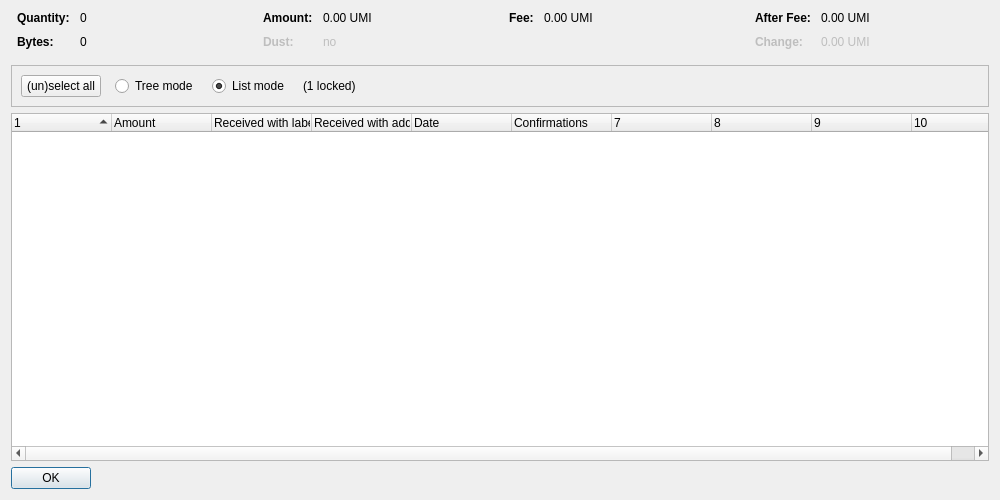
<?xml version="1.0" encoding="UTF-8"?>
<ui version="4.0">
 <class>CoinControlDialog</class>
 <widget class="QDialog" name="CoinControlDialog">
  <property name="geometry">
   <rect>
    <x>0</x>
    <y>0</y>
    <width>1000</width>
    <height>500</height>
   </rect>
  </property>
  <property name="windowTitle">
   <string>Coin Selection</string>
  </property>
  <layout class="QVBoxLayout" name="verticalLayout">
   <item>
    <layout class="QHBoxLayout" name="horizontalLayoutTop" stretch="0,0,0,0">
     <property name="topMargin">
      <number>0</number>
     </property>
     <property name="bottomMargin">
      <number>10</number>
     </property>
     <item>
      <layout class="QFormLayout" name="formLayoutCoinControl1">
       <property name="horizontalSpacing">
        <number>10</number>
       </property>
       <property name="verticalSpacing">
        <number>10</number>
       </property>
       <property name="leftMargin">
        <number>6</number>
       </property>
       <property name="rightMargin">
        <number>6</number>
       </property>
       <item row="0" column="0">
        <widget class="QLabel" name="labelCoinControlQuantityText">
         <property name="font">
          <font>
           <weight>75</weight>
           <bold>true</bold>
          </font>
         </property>
         <property name="text">
          <string>Quantity:</string>
         </property>
        </widget>
       </item>
       <item row="0" column="1">
        <widget class="QLabel" name="labelCoinControlQuantity">
         <property name="cursor">
          <cursorShape>IBeamCursor</cursorShape>
         </property>
         <property name="contextMenuPolicy">
          <enum>Qt::ActionsContextMenu</enum>
         </property>
         <property name="text">
          <string notr="true">0</string>
         </property>
         <property name="textInteractionFlags">
          <set>Qt::LinksAccessibleByMouse|Qt::TextSelectableByKeyboard|Qt::TextSelectableByMouse</set>
         </property>
        </widget>
       </item>
       <item row="1" column="0">
        <widget class="QLabel" name="labelCoinControlBytesText">
         <property name="font">
          <font>
           <weight>75</weight>
           <bold>true</bold>
          </font>
         </property>
         <property name="text">
          <string>Bytes:</string>
         </property>
        </widget>
       </item>
       <item row="1" column="1">
        <widget class="QLabel" name="labelCoinControlBytes">
         <property name="cursor">
          <cursorShape>IBeamCursor</cursorShape>
         </property>
         <property name="contextMenuPolicy">
          <enum>Qt::ActionsContextMenu</enum>
         </property>
         <property name="text">
          <string notr="true">0</string>
         </property>
         <property name="textInteractionFlags">
          <set>Qt::LinksAccessibleByMouse|Qt::TextSelectableByKeyboard|Qt::TextSelectableByMouse</set>
         </property>
        </widget>
       </item>
      </layout>
     </item>
     <item>
      <layout class="QFormLayout" name="formLayoutCoinControl2">
       <property name="horizontalSpacing">
        <number>10</number>
       </property>
       <property name="verticalSpacing">
        <number>10</number>
       </property>
       <property name="leftMargin">
        <number>6</number>
       </property>
       <property name="rightMargin">
        <number>6</number>
       </property>
       <item row="0" column="0">
        <widget class="QLabel" name="labelCoinControlAmountText">
         <property name="font">
          <font>
           <weight>75</weight>
           <bold>true</bold>
          </font>
         </property>
         <property name="text">
          <string>Amount:</string>
         </property>
        </widget>
       </item>
       <item row="0" column="1">
        <widget class="QLabel" name="labelCoinControlAmount">
         <property name="cursor">
          <cursorShape>IBeamCursor</cursorShape>
         </property>
         <property name="contextMenuPolicy">
          <enum>Qt::ActionsContextMenu</enum>
         </property>
         <property name="text">
          <string notr="true">0.00 UMI</string>
         </property>
         <property name="textInteractionFlags">
          <set>Qt::LinksAccessibleByMouse|Qt::TextSelectableByKeyboard|Qt::TextSelectableByMouse</set>
         </property>
        </widget>
       </item>
       <item row="1" column="0">
        <widget class="QLabel" name="labelCoinControlLowOutputText">
         <property name="enabled">
          <bool>false</bool>
         </property>
         <property name="font">
          <font>
           <weight>75</weight>
           <bold>true</bold>
          </font>
         </property>
         <property name="text">
          <string>Dust:</string>
         </property>
        </widget>
       </item>
       <item row="1" column="1">
        <widget class="QLabel" name="labelCoinControlLowOutput">
         <property name="enabled">
          <bool>false</bool>
         </property>
         <property name="cursor">
          <cursorShape>IBeamCursor</cursorShape>
         </property>
         <property name="contextMenuPolicy">
          <enum>Qt::ActionsContextMenu</enum>
         </property>
         <property name="text">
          <string notr="true">no</string>
         </property>
         <property name="textInteractionFlags">
          <set>Qt::LinksAccessibleByMouse|Qt::TextSelectableByKeyboard|Qt::TextSelectableByMouse</set>
         </property>
        </widget>
       </item>
      </layout>
     </item>
     <item>
      <layout class="QFormLayout" name="formLayoutCoinControl3">
       <property name="horizontalSpacing">
        <number>10</number>
       </property>
       <property name="verticalSpacing">
        <number>10</number>
       </property>
       <property name="leftMargin">
        <number>6</number>
       </property>
       <property name="rightMargin">
        <number>6</number>
       </property>
       <item row="0" column="0">
        <widget class="QLabel" name="labelCoinControlFeeText">
         <property name="font">
          <font>
           <weight>75</weight>
           <bold>true</bold>
          </font>
         </property>
         <property name="text">
          <string>Fee:</string>
         </property>
        </widget>
       </item>
       <item row="0" column="1">
        <widget class="QLabel" name="labelCoinControlFee">
         <property name="cursor">
          <cursorShape>IBeamCursor</cursorShape>
         </property>
         <property name="contextMenuPolicy">
          <enum>Qt::ActionsContextMenu</enum>
         </property>
         <property name="text">
          <string notr="true">0.00 UMI</string>
         </property>
         <property name="textInteractionFlags">
          <set>Qt::LinksAccessibleByMouse|Qt::TextSelectableByKeyboard|Qt::TextSelectableByMouse</set>
         </property>
        </widget>
       </item>
      </layout>
     </item>
     <item>
      <layout class="QFormLayout" name="formLayoutCoinControl4">
       <property name="horizontalSpacing">
        <number>10</number>
       </property>
       <property name="verticalSpacing">
        <number>10</number>
       </property>
       <property name="leftMargin">
        <number>6</number>
       </property>
       <property name="rightMargin">
        <number>6</number>
       </property>
       <item row="0" column="0">
        <widget class="QLabel" name="labelCoinControlAfterFeeText">
         <property name="font">
          <font>
           <weight>75</weight>
           <bold>true</bold>
          </font>
         </property>
         <property name="text">
          <string>After Fee:</string>
         </property>
        </widget>
       </item>
       <item row="0" column="1">
        <widget class="QLabel" name="labelCoinControlAfterFee">
         <property name="cursor">
          <cursorShape>IBeamCursor</cursorShape>
         </property>
         <property name="contextMenuPolicy">
          <enum>Qt::ActionsContextMenu</enum>
         </property>
         <property name="text">
          <string notr="true">0.00 UMI</string>
         </property>
         <property name="textInteractionFlags">
          <set>Qt::LinksAccessibleByMouse|Qt::TextSelectableByKeyboard|Qt::TextSelectableByMouse</set>
         </property>
        </widget>
       </item>
       <item row="1" column="0">
        <widget class="QLabel" name="labelCoinControlChangeText">
         <property name="enabled">
          <bool>false</bool>
         </property>
         <property name="font">
          <font>
           <weight>75</weight>
           <bold>true</bold>
          </font>
         </property>
         <property name="text">
          <string>Change:</string>
         </property>
        </widget>
       </item>
       <item row="1" column="1">
        <widget class="QLabel" name="labelCoinControlChange">
         <property name="enabled">
          <bool>false</bool>
         </property>
         <property name="cursor">
          <cursorShape>IBeamCursor</cursorShape>
         </property>
         <property name="contextMenuPolicy">
          <enum>Qt::ActionsContextMenu</enum>
         </property>
         <property name="text">
          <string notr="true">0.00 UMI</string>
         </property>
         <property name="textInteractionFlags">
          <set>Qt::LinksAccessibleByMouse|Qt::TextSelectableByKeyboard|Qt::TextSelectableByMouse</set>
         </property>
        </widget>
       </item>
      </layout>
     </item>
    </layout>
   </item>
   <item>
    <widget class="QFrame" name="frame">
     <property name="minimumSize">
      <size>
       <width>0</width>
       <height>40</height>
      </size>
     </property>
     <property name="frameShape">
      <enum>QFrame::StyledPanel</enum>
     </property>
     <property name="frameShadow">
      <enum>QFrame::Sunken</enum>
     </property>
     <layout class="QHBoxLayout" name="horizontalLayout">
      <item>
       <layout class="QHBoxLayout" name="horizontalLayoutPanel" stretch="0,0,0,0,0">
        <property name="spacing">
         <number>14</number>
        </property>
        <item>
         <widget class="QPushButton" name="pushButtonSelectAll">
          <property name="sizePolicy">
           <sizepolicy hsizetype="Maximum" vsizetype="Fixed">
            <horstretch>0</horstretch>
            <verstretch>0</verstretch>
           </sizepolicy>
          </property>
          <property name="text">
           <string>(un)select all</string>
          </property>
          <property name="autoDefault">
           <bool>false</bool>
          </property>
         </widget>
        </item>
        <item>
         <widget class="QRadioButton" name="radioTreeMode">
          <property name="sizePolicy">
           <sizepolicy hsizetype="Maximum" vsizetype="Fixed">
            <horstretch>0</horstretch>
            <verstretch>0</verstretch>
           </sizepolicy>
          </property>
          <property name="text">
           <string>Tree mode</string>
          </property>
         </widget>
        </item>
        <item>
         <widget class="QRadioButton" name="radioListMode">
          <property name="sizePolicy">
           <sizepolicy hsizetype="Maximum" vsizetype="Fixed">
            <horstretch>0</horstretch>
            <verstretch>0</verstretch>
           </sizepolicy>
          </property>
          <property name="text">
           <string>List mode</string>
          </property>
          <property name="checked">
           <bool>true</bool>
          </property>
         </widget>
        </item>
        <item>
         <widget class="QLabel" name="labelLocked">
          <property name="text">
           <string notr="true">(1 locked)</string>
          </property>
         </widget>
        </item>
        <item>
         <spacer name="horizontalSpacer">
          <property name="orientation">
           <enum>Qt::Horizontal</enum>
          </property>
          <property name="sizeHint" stdset="0">
           <size>
            <width>40</width>
            <height>20</height>
           </size>
          </property>
         </spacer>
        </item>
       </layout>
      </item>
     </layout>
    </widget>
   </item>
   <item>
    <widget class="CoinControlTreeWidget" name="treeWidget">
     <property name="contextMenuPolicy">
      <enum>Qt::CustomContextMenu</enum>
     </property>
     <property name="sortingEnabled">
      <bool>false</bool>
     </property>
     <property name="columnCount">
      <number>10</number>
     </property>
     <attribute name="headerShowSortIndicator" stdset="0">
      <bool>true</bool>
     </attribute>
     <attribute name="headerStretchLastSection">
      <bool>false</bool>
     </attribute>
     <column>
      <property name="text">
       <string/>
      </property>
     </column>
     <column>
      <property name="text">
       <string>Amount</string>
      </property>
     </column>
     <column>
      <property name="text">
       <string>Received with label</string>
      </property>
     </column>
     <column>
      <property name="text">
       <string>Received with address</string>
      </property>
     </column>
     <column>
      <property name="text">
       <string>Date</string>
      </property>
     </column>
     <column>
      <property name="text">
       <string>Confirmations</string>
      </property>
      <property name="toolTip">
       <string>Confirmed</string>
      </property>
     </column>
     <column>
      <property name="text">
       <string/>
      </property>
     </column>
     <column>
      <property name="text">
       <string/>
      </property>
     </column>
     <column>
      <property name="text">
       <string/>
      </property>
     </column>
     <column>
      <property name="text">
       <string/>
      </property>
     </column>
    </widget>
   </item>
   <item>
    <widget class="QDialogButtonBox" name="buttonBox">
     <property name="sizePolicy">
      <sizepolicy hsizetype="Maximum" vsizetype="Fixed">
       <horstretch>0</horstretch>
       <verstretch>0</verstretch>
      </sizepolicy>
     </property>
     <property name="orientation">
      <enum>Qt::Horizontal</enum>
     </property>
     <property name="standardButtons">
      <set>QDialogButtonBox::Ok</set>
     </property>
    </widget>
   </item>
  </layout>
 </widget>
 <customwidgets>
  <customwidget>
   <class>CoinControlTreeWidget</class>
   <extends>QTreeWidget</extends>
   <header>qt/coincontroltreewidget.h</header>
  </customwidget>
 </customwidgets>
 <resources/>
 <connections/>
</ui>
